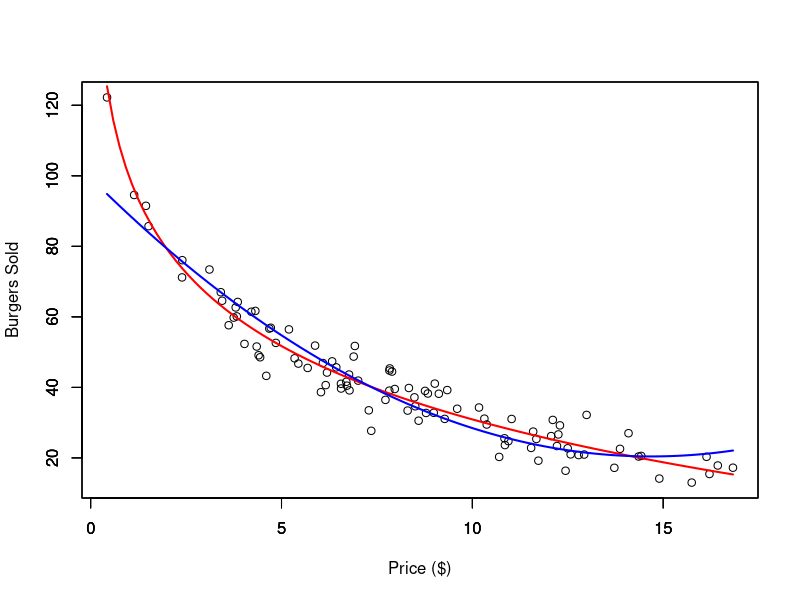
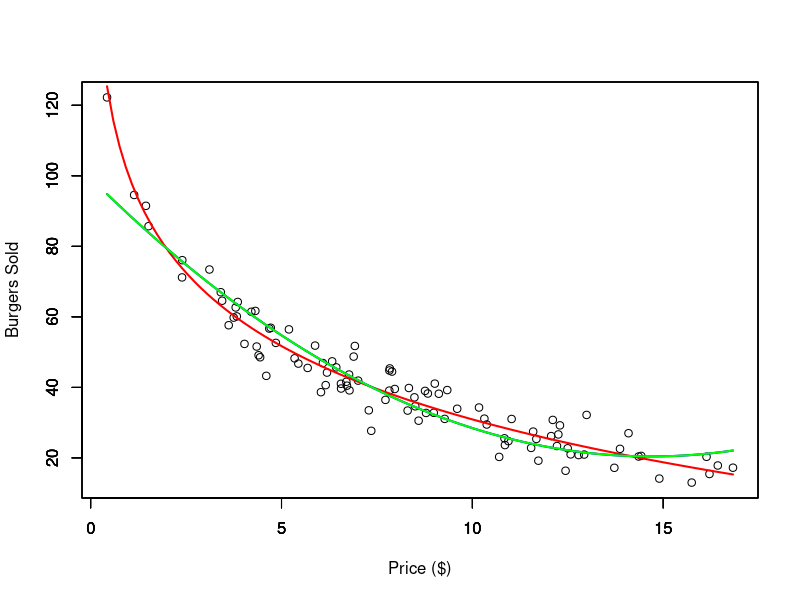
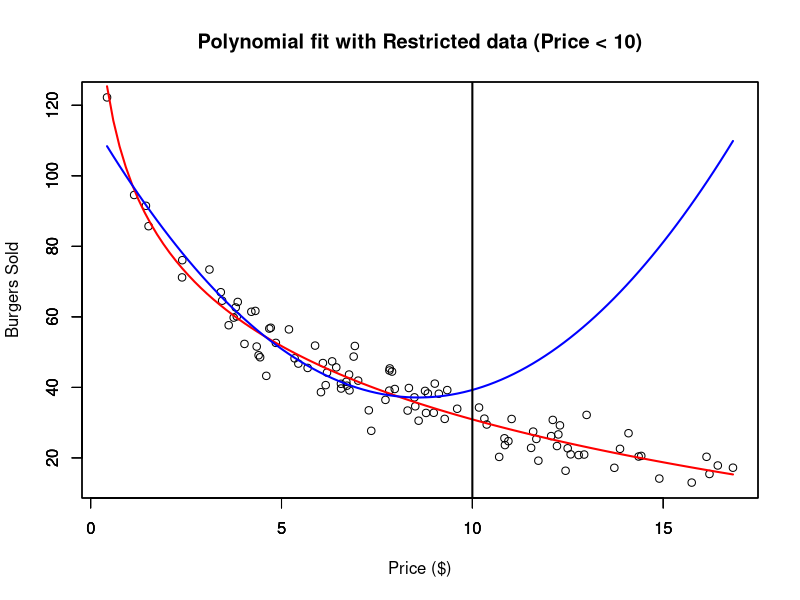

These charts were generated, in order, by the following R code:
## ---- chunk 1
dat <- read.csv("Burger Data.csv")

# Polynomial Regression Fit
outRegPol <- lm(Burgers ~ Price + I(Price^2), data = dat)

# Data Limits
xmin <- min(dat$Price)
xmax <- max(dat$Price)
ymin <- min(dat$Burgers)
ymax <- max(dat$Burgers)

# Scatter plot
plot(x = dat$Price,
     y = dat$Burgers,
     ylim = c(ymin, ymax),
     xlim = c(xmin, xmax),
     xlab = "Price ($)",
     ylab = "Burgers Sold")
par(new = TRUE)
# Plots real non-linear relationship
curve(expr = 100 - 30 * log(x),
      from = xmin,
      to   = xmax,
      ylim = c(ymin, ymax),
      xlim = c(xmin, xmax),
      xlab = "",
      ylab = "",
      col  = 'red',
      lwd  = 2)
par(new = TRUE)
# Plots approximated polynomial relationship
curve(expr = outRegPol$coefficients[1] + outRegPol$coefficients[2] * x + outRegPol$coefficients[3] * x^2,
      from = xmin,
      to   = xmax,
      ylim = c(ymin, ymax),
      xlim = c(xmin, xmax),
      xlab = "",
      ylab = "",
      col  = 'blue',
      lwd  = 2)
## ---- chunk 2
dat <- read.csv("Burger Data.csv")

x    <- dat$Price
y    <- dat$Burgers
xbar <- mean(x)
xc   <- x - xbar
xc2  <- xc^2

# Check Correlation
print(paste0("Non centered correlation: ", round(cor(x, x^2), 4)))
print(paste0("Centered correlation: ",     round(cor(xc, xc^2), 4)))

# Polynomial Regression Fit
outRegPol <- lm(Burgers ~ Price + I(Price^2), data = dat)

# Polynomial Regression Centered Fit
outRegPolCen <- lm(y ~ xc + xc2)

# Data Limits
xmin <- min(dat$Price)
xmax <- max(dat$Price)
ymin <- min(dat$Burgers)
ymax <- max(dat$Burgers)

# Scatter plot
plot(x = dat$Price,
     y = dat$Burgers,
     ylim = c(ymin, ymax),
     xlim = c(xmin, xmax),
     xlab = "Price ($)",
     ylab = "Burgers Sold")
par(new = TRUE)
# Plots real non-linear relationship
curve(expr = 100 - 30 * log(x),
      from = xmin,
      to   = xmax,
      ylim = c(ymin, ymax),
      xlim = c(xmin, xmax),
      xlab = "",
      ylab = "",
      col  = 'red',
      lwd  = 2)
par(new = TRUE)
# Plots approximated polynomial relationship
curve(expr = outRegPol$coefficients[1] + outRegPol$coefficients[2] * x + outRegPol$coefficients[3] * x^2,
      from = xmin,
      to   = xmax,
      ylim = c(ymin, ymax),
      xlim = c(xmin, xmax),
      xlab = "",
      ylab = "",
      col  = 'blue',
      lwd  = 2)
par(new = TRUE)
# Plots approximated polynomial centered relationship
curve(expr = outRegPolCen$coefficients[1] + outRegPolCen$coefficients[2] * (x - xbar) + outRegPolCen$coefficients[3] * (x - xbar)^2,
      from = xmin,
      to   = xmax,
      ylim = c(ymin, ymax),
      xlim = c(xmin, xmax),
      xlab = "",
      ylab = "",
      col  = 'green',
      lwd  = 2)
## ---- chunk 3
dat <- read.csv("Burger Data.csv")

# Select only Prices bellow 10 dollars
sel <- dat$Price < 10

datRes <- dat[sel, ]

# Polynomial Regression Fit
outRegPolRes <- lm(Burgers ~ Price + I(Price^2), data = datRes)

# Data Limits
xmin <- min(dat$Price)
xmax <- max(dat$Price)
ymin <- min(dat$Burgers)
ymax <- max(dat$Burgers)

# Scatter plot
plot(x = dat$Price,
     y = dat$Burgers,
     ylim = c(ymin, ymax),
     xlim = c(xmin, xmax),
     xlab = "Price ($)",
     ylab = "Burgers Sold",
     main = "Polynomial fit with Restricted data (Price < 10)")
par(new = TRUE)
# Plots real non-linear relationship
curve(expr = 100 - 30 * log(x),
      from = xmin,
      to   = xmax,
      ylim = c(ymin, ymax),
      xlim = c(xmin, xmax),
      xlab = "",
      ylab = "",
      col  = 'red',
      lwd  = 2)
par(new = TRUE)
# Plots approximated polynomial relationship
curve(expr = outRegPolRes$coefficients[1] + outRegPolRes$coefficients[2] * x + outRegPolRes$coefficients[3] * x^2,
      from = xmin,
      to   = xmax,
      ylim = c(ymin, ymax),
      xlim = c(xmin, xmax),
      xlab = "",
      ylab = "",
      col  = 'blue',
      lwd  = 2)
abline(v = 10, lwd = 2)
## ---- chunk 4
summary(outRegPolRes)
